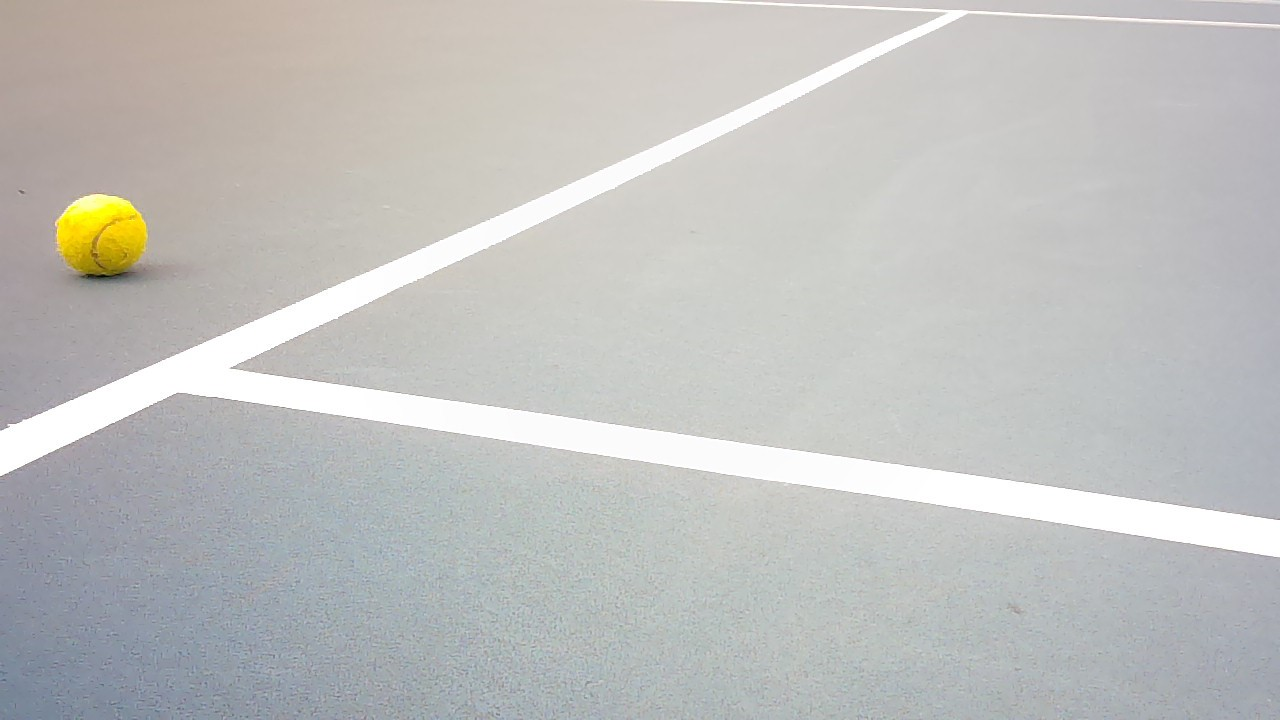
#> input picture tennisbot_ws/src/ball_tracker/ball_tracker/test_images_real/WIN_20240913_12_50_05_Pro.jpg, 1280 x 720 px, found by its file name; its folder holds 6 pictures in this run
$ python ball_in_out2.py
#> lines starting #> are read from the running program, lines starting #| are printed output that depends on the picture; after the words box and inside, x2 and y2 are one past the last pixel; in counts of white or black regions, pixels touching at a corner belong together
#> further down, img is the input picture: shape (720, 1280, 3); mean B, G, R 190.3, 192, 191.8
import cv2
import numpy as np
import matplotlib.pyplot as plt
from os import listdir
from os.path import isfile, join
import random

# [170 lines left out: functions test_one_image, test_image_folder, is_too_close, draw_lines_to_ball_edges, find_balls, not called in this run]


def draw_lines(img, houghLines, color=[0, 255, 0], thickness=4):
    for line in houghLines:
        for rho,theta in line:
            a = np.cos(theta)
            b = np.sin(theta)
            x0 = a*rho
            y0 = b*rho
            x1 = int(x0 + 10000*(-b))
            y1 = int(y0 + 10000*(a))
            x2 = int(x0 - 10000*(-b))
            y2 = int(y0 - 10000*(a))

            cv2.line(img,(x1,y1),(x2,y2),color,thickness)

def weighted_img(img, initial_img, α=0.8, β=1., λ=0.):
    return cv2.addWeighted(initial_img, α, img, β, λ)

def find_lines(img):
    """
    input
        img: camera frame image
    output
        hough_lines image, where the image is all black ([0,0,0]) except for red lines

    """
    gray_image = cv2.cvtColor(img, cv2.COLOR_RGB2GRAY)
    blurred_image = cv2.GaussianBlur(gray_image, (9, 9), 2)
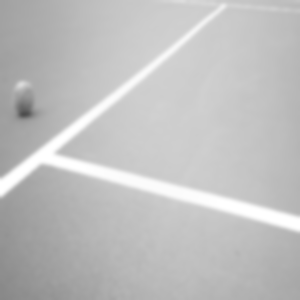
#> blurred_image: shape (300, 300); min 77, max 255, mean 191.4
    edges_image = cv2.Canny(blurred_image, 50, 120)
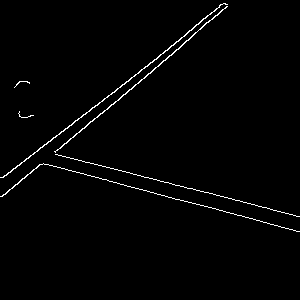
#> edges_image: shape (300, 300); 1.5% white in thin lines or dots, all inside (x1, y1, x2, y2) = (0, 3, 300, 232)

    rho_resolution = 1
    theta_resolution = np.pi/180
    threshold = 155

    hough_lines = cv2.HoughLines(edges_image, rho_resolution , theta_resolution , threshold)
#> hough_lines = [[146, 1.83], [151, 0.873], [141, 0.908]]

    if hough_lines is None:
        return np.zeros_like(img)

    hough_lines_image = np.zeros_like(img)
    draw_lines(hough_lines_image, hough_lines)
#> the loop in draw_lines, `for line in houghLines:` made 3 passes
#> after the loop in draw_lines, `for line in houghLines:`:
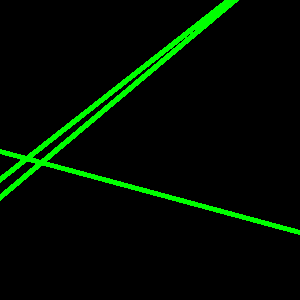
#> img: shape (300, 300, 3); mean of channels 0, 1, 2 0, 13.1, 0; drawn as B, G, R
    resized_lines_mask = cv2.resize(hough_lines_image, (300, 300))

    return resized_lines_mask

def draw_path_line(xratio, yratio, boundarylength):
#> called with xratio = -0.85, yratio = -0.36, boundarylength = 20
    FRAME_SIZE = 300
    # Create a black image of size 300x300
    img = np.zeros((FRAME_SIZE, FRAME_SIZE, 3), dtype=np.uint8)
    frame_bottom_middle = (FRAME_SIZE//2, FRAME_SIZE-1)

    # Map xratio and yratio from (-1, 1) to (0, 300)
    center_x = int((xratio + 1) * (FRAME_SIZE/2))
    center_y = int((yratio + 1) * (FRAME_SIZE/2))

    # Calculate the half boundary length to find top-left and bottom-right points
    half_length = boundarylength // 2
    top_left = (center_x - half_length, center_y - half_length)
    bottom_right = (center_x + half_length, center_y + half_length)

    ball_bottom_middle = (center_x, center_y + half_length)
    cv2.line(img, frame_bottom_middle, ball_bottom_middle, (0,255,0), 2)
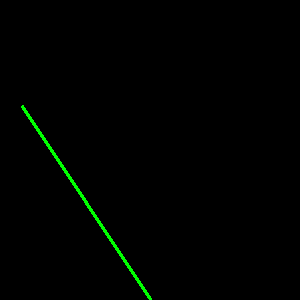
#> img: shape (300, 300, 3); mean of channels 0, 1, 2 0, 2.2, 0; drawn as B, G, R

    # Draw the green bounding box
    # cv2.rectangle(img, top_left, bottom_right, (0, 255, 0), 2)

    return img

img_false = 'tennisbot_ws\\src\\ball_tracker\\ball_tracker\\test_images_real\\WIN_20240913_12_49_14_Pro.jpg'
img_true = 'tennisbot_ws\\src\\ball_tracker\\ball_tracker\\test_images_real\\WIN_20240913_12_50_05_Pro.jpg'

img = cv2.imread(img_true)
img = cv2.resize(img, (300,300))
lines_mask = find_lines(img)
draw_path_line = draw_path_line(-0.85,-0.36,20)
# draw_path_line = draw_path_line(-0.1,-0.36,20)

masks_combined = weighted_img(lines_mask, draw_path_line,0.5,0.5)
#> in weighted_img, `return cv2.addWeighted(initial_img, α, img, β, λ)`:
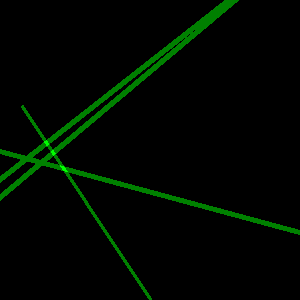
#> returned value: shape (300, 300, 3); mean of channels 0, 1, 2 0, 7.7, 0; drawn as B, G, R

three_combined = weighted_img(masks_combined,img,0.5,0.5)
#> call 2 of weighted_img, with α = 0.5, β = 0.5, λ = 0
#> in weighted_img (call 2), `return cv2.addWeighted(initial_img, α, img, β, λ)`:
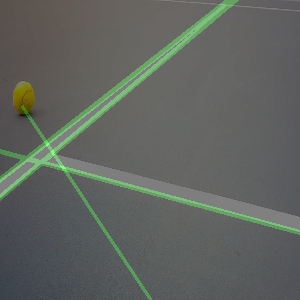
#> returned value: shape (300, 300, 3); mean of channels 0, 1, 2 95.1, 99.8, 95.9; drawn as B, G, R

# check for overlap of masks
green_mask = np.all(masks_combined == [0, 255, 0], axis=-1)
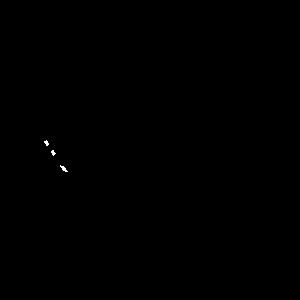
#> green_mask: shape (300, 300) bool; 0.07% white in thin lines or dots, all inside (x1, y1, x2, y2) = (44, 140, 68, 172)
has_collision = np.any(green_mask)
#> has_collision = True


fig, axes = plt.subplots(1, 2, figsize=(10, 5))

# Display the first image in the first subplot
axes[0].imshow(masks_combined)
axes[0].axis('off')  # Hide the axis for better display
axes[0].set_title('has collision: ' + str(has_collision))

# Display the second image in the second subplot
axes[1].imshow(three_combined)
axes[1].axis('off')  # Hide the axis for better display
axes[1].set_title('image with mask')

# Show the plot
plt.tight_layout()
plt.show()


# test_one_image('tennisbot_ws\\src\\ball_tracker\\ball_tracker\\test_images_real\\WIN_20240913_12_50_05_Pro.jpg')

# test_image_folder(first_idx=10,last_idx=-1,rdmize=True,plot_rows=3)
